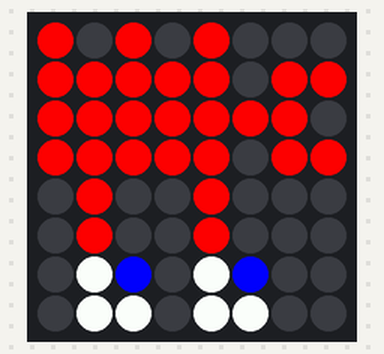
Recording of a program running on a simulated Raspberry Pi (BCM pin numbers) with a Sense HAT. Shown: the Sense HAT's 8×8 RGB LED matrix.

Above: at 0.14 s.

The program:

crabwalk.py
```python
from sense_hat import SenseHat
import time

sense = SenseHat()

r = [255,0,0]
o = [255,127,0]
y = [255,255,0]
g = [0,255,0]
b = [0,0,255]
i = [75,0,130]
v = [159,0,255]
e = [0,0,0]
w = [255,255,255]

crab1 = [
r,e,r,e,r,e,e,e,
r,r,r,r,r,e,r,r,
r,r,r,r,r,r,r,e,
r,r,r,r,r,e,r,r,
e,r,e,e,r,e,e,e,
e,r,e,e,r,e,e,e,
e,w,b,e,w,b,e,e,
e,w,w,e,w,w,e,e
]

crab2 = [
e,r,e,r,e,e,e,e,
r,r,r,r,r,e,r,r,
r,r,r,r,r,r,r,e,
r,r,r,r,r,e,r,r,
e,r,e,e,r,e,e,e,
e,r,e,e,r,e,e,e,
e,w,b,e,w,b,e,e,
e,w,w,e,w,w,e,e
]

blank = [
e,e,e,e,e,e,e,e,
e,e,e,e,e,e,e,e,
e,e,e,e,e,e,e,e,
e,e,e,e,e,e,e,e,
e,e,e,e,e,e,e,e,
e,e,e,e,e,e,e,e,
e,e,e,e,e,e,e,e,
e,e,e,e,e,e,e,e
]

while True:
	sense.set_pixels(crab1)
	time.sleep(.25)
	sense.set_pixels(crab2)
	time.sleep(.25)
```
